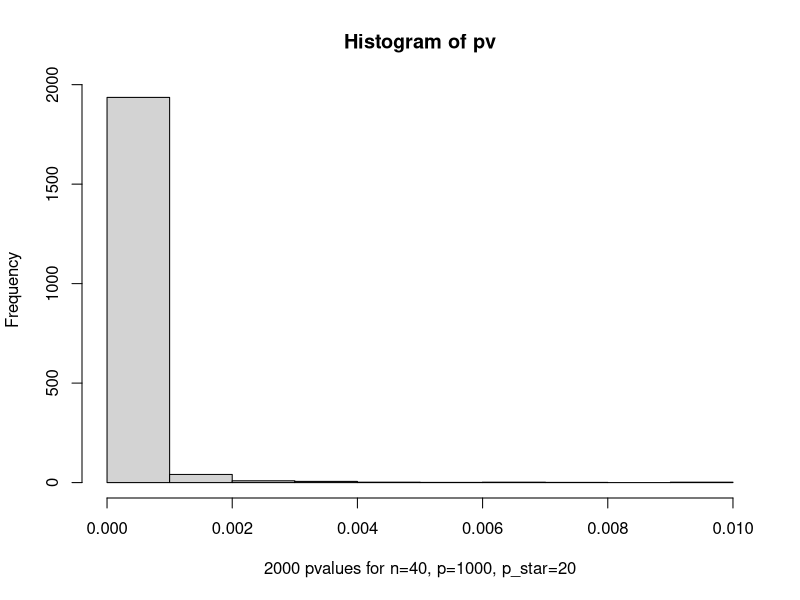

R code for this plot: (Note: a time limit stopped this script after it produced the figure.)
## ---- chunk 1
knitr::opts_chunk$set(echo = TRUE)
## ---- chunk 2
#use method of inverse cdf to generate iid sample from exp(1/2)
gen_exp0.5<-function(n)
{
  u<-runif(n)
  -2*log(1-u)
}

#use method of inverse cdf to generate iid sample from normal(0,1)
gen_normal<-function(n)
{
  n1<-ceiling(n/2)
  theta<-runif(n1,0,2*pi)
  R<-sqrt(gen_exp0.5(n1))
  x<-R*sin(theta)
  y<-R*cos(theta)
  c(x,y)[1:n]
}

#generate a data set from factor analysis model: (Y,X)=Z*T+E
#T: Given parameters, k*(p+1) matrix
#Z: Data of the factors, n*k matrix
#E: Noise term, n*(p+1) matrix
data_gen_fm<-function(T,n,p,k)
{
  if (n<=0 || p<=0 || k<0)
  {stop("Invalid argument, not satisfy n>0, p>0 or k>=0")
  }
  if (k>0)
  {
    Z<-matrix(gen_normal(n*k),n,k)
    E<-matrix(gen_normal(n*(p+1)),n,(p+1))
    YX<-Z%*%T+E
  }else{
    E<-matrix(gen_normal(n*(p+1)),n,(p+1))
    YX<-E
  }
  
  list(Y=YX[,1],X=YX[,-1],YX=YX)
}
## ---- chunk 3
#Select p_star features and then fits a linear model, return p-value based on F-statistic
#YX: Data set
#p_star: the number of selected features
pv_lm_select<-function(YX,p_star)
{
  if (p_star<=0)
  {stop("Invalid argument")
  }
  
  cor<-abs(cor(YX[,1],YX))
  ix<-sort(cor,decreasing = TRUE, index.return = TRUE)$ix[1:(p_star+1)]
  d<-data.frame(YX[,ix])
  Y<-d[,1]
  d1<- data.frame(Y,d[,-1])
  fit.lm<-lm(d1$Y ~ .,data = d1)
  fvalue<-summary(fit.lm)$fstatistic
  
  1-pf(fvalue[1],fvalue[2],fvalue[3])
}

#simulations: get a p-value with T=0
N<-2000;n<-40;p<-1000;p_star<-20;k<-0
pv_lm_select(data_gen_fm(0,n,p,0)$YX,p_star)
## ---- chunk 4
#use data_gen_fm to generate N data sets;
#use pv_lm_select to compute the p-values; 
#draw histogram of these N p-values
test_pv_lm_select<-function(N,n,p,p_star)
{
  A<-array(0,dim = c(n,p+1,N))
  pv<-rep(0,N)
  for (i in 1:N) {
    A[,,i]<-data_gen_fm(0,n,p,0)$YX
    pv[i]<-pv_lm_select(A[,,i],p_star)
  }
    hist(pv,xlab="2000 pvalues for n=40, p=1000, p_star=20")
}

#simulations
N<-2000;n<-40;p<-1000;p_star<-20;k<-0
test_pv_lm_select(N,n,p,p_star)
## ---- chunk 5
#no_perm: number of permutations for y
#permute y no_perm times; 
#for each permuted data set, get the p-value from lm
pv_lm_select_perm<-function(YX,p_star,no_perm)
{
  if (p_star<=0 || no_perm<=0)
  {stop("Invalid argument")
  }
  pv1<-pv_lm_select(YX,p_star)
    
  index <- 0
  for (i in 1:no_perm) {
    YX2<-data.frame(sample(YX[,1]),YX[,-1])
    pv2 <- pv_lm_select(YX2,p_star)
    if ( pv2 <= pv1){
      index <- index+1 
    }
  }
  (index+1)/(no_perm+1)
}

#simulations
N<-2000;n<-40;p<-1000;p_star<-20;k<-0;no_perm<-100
pv_lm_select_perm(data_gen_fm(0,n,p,0)$YX,p_star,no_perm)
  

#use data_gen_fm to generate N data sets;
#use pv_lm_select_perm to compute the p-values; 
#draw histogram of these N p-values
test_pv_lm_select_p<-function(N,n,p,p_star,no_perm)
{
  A<-array(0,dim = c(n,p+1,N))
  pv<-rep(0,N)
  for (i in 1:N) {
    A[,,i]<-data_gen_fm(0,n,p,0)$YX
    pv[i]<-pv_lm_select_perm(A[,,i],p_star,no_perm)
  }
  hist(pv,xlab="2000 pvalues for n=40, p=1000, p_star=20, no_perm=100")
}

N<-2000;n<-40;p<-1000;p_star<-20;k<-0;no_perm<-100
test_pv_lm_select_p(N,n,p,p_star,no_perm)
## ---- chunk 6
#draw samples from f(x) by inverting-CDF method
gen_fx<-function(n)
{
  a<-1/(exp(1)/2+2*exp(2)+exp(3))
  u<-runif(n)
  u1<-subset(u,u<a*exp(1)/2)
  u2<-subset(u,u<a*(exp(1)/2+2*exp(2)) & u>a*exp(1)/2) 
  u3<-subset(u,u>a*(exp(1)/2+2*exp(2)))
  x1<-0.5*log(2*u1/a)-1.5
  x2<-(u2-exp(1)*a/2)/(a*exp(2))-1
  x3<-4-log((1-u3)/a)
  c(x1,x2,x3)
}
## ---- chunk 7
#f(x): piecewise function
fx<-function(x)
{
  a<-1/(exp(1)/2+2*exp(2)+exp(3))
  if (x < -1){
    y <- a*exp(2*x+3)
  }     
  if (x>=1){
    y <- a*exp(-x+4)
  }   
  if (x>=-1 & x<1){
    y <- a*exp(2)
  }
  y
}
## ---- chunk 8
x<-seq(-10,10,by=0.01)
f<-rep(0,length(x))
for (i in 1:length(x)) {
  f[i]<-fx(x[i])
}
#the shape of f(x)
plot(x,f,xlim = c(-10,10),main = "The shape of f(x)")
#histogram of sample draw from gen_fx
hist(gen_fx(100000),xlim = c(-10,10),main = "Histogram of sample(100000) obtained from gen_fx")
